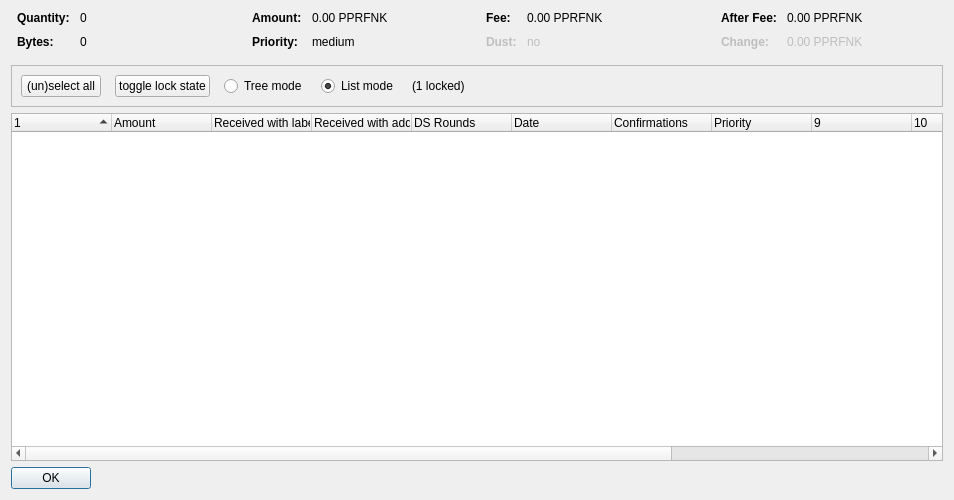
<?xml version="1.0" encoding="UTF-8"?>
<ui version="4.0">
 <class>CoinControlDialog</class>
 <widget class="QDialog" name="CoinControlDialog">
  <property name="geometry">
   <rect>
    <x>0</x>
    <y>0</y>
    <width>954</width>
    <height>500</height>
   </rect>
  </property>
  <property name="windowTitle">
   <string>Coin Selection</string>
  </property>
  <layout class="QVBoxLayout" name="verticalLayout">
   <item>
    <layout class="QHBoxLayout" name="horizontalLayoutTop" stretch="0,0,0,0">
     <property name="topMargin">
      <number>0</number>
     </property>
     <property name="bottomMargin">
      <number>10</number>
     </property>
     <item>
      <layout class="QFormLayout" name="formLayoutCoinControl1">
       <property name="horizontalSpacing">
        <number>10</number>
       </property>
       <property name="verticalSpacing">
        <number>10</number>
       </property>
       <property name="leftMargin">
        <number>6</number>
       </property>
       <property name="rightMargin">
        <number>6</number>
       </property>
       <item row="0" column="0">
        <widget class="QLabel" name="labelCoinControlQuantityText">
         <property name="font">
          <font>
           <weight>75</weight>
           <bold>true</bold>
          </font>
         </property>
         <property name="text">
          <string>Quantity:</string>
         </property>
        </widget>
       </item>
       <item row="0" column="1">
        <widget class="QLabel" name="labelCoinControlQuantity">
         <property name="cursor">
          <cursorShape>IBeamCursor</cursorShape>
         </property>
         <property name="contextMenuPolicy">
          <enum>Qt::ActionsContextMenu</enum>
         </property>
         <property name="text">
          <string notr="true">0</string>
         </property>
         <property name="textInteractionFlags">
          <set>Qt::LinksAccessibleByMouse|Qt::TextSelectableByKeyboard|Qt::TextSelectableByMouse</set>
         </property>
        </widget>
       </item>
       <item row="1" column="0">
        <widget class="QLabel" name="labelCoinControlBytesText">
         <property name="font">
          <font>
           <weight>75</weight>
           <bold>true</bold>
          </font>
         </property>
         <property name="text">
          <string>Bytes:</string>
         </property>
        </widget>
       </item>
       <item row="1" column="1">
        <widget class="QLabel" name="labelCoinControlBytes">
         <property name="cursor">
          <cursorShape>IBeamCursor</cursorShape>
         </property>
         <property name="contextMenuPolicy">
          <enum>Qt::ActionsContextMenu</enum>
         </property>
         <property name="text">
          <string notr="true">0</string>
         </property>
         <property name="textInteractionFlags">
          <set>Qt::LinksAccessibleByMouse|Qt::TextSelectableByKeyboard|Qt::TextSelectableByMouse</set>
         </property>
        </widget>
       </item>
      </layout>
     </item>
     <item>
      <layout class="QFormLayout" name="formLayoutCoinControl2">
       <property name="horizontalSpacing">
        <number>10</number>
       </property>
       <property name="verticalSpacing">
        <number>10</number>
       </property>
       <property name="leftMargin">
        <number>6</number>
       </property>
       <property name="rightMargin">
        <number>6</number>
       </property>
       <item row="0" column="0">
        <widget class="QLabel" name="labelCoinControlAmountText">
         <property name="font">
          <font>
           <weight>75</weight>
           <bold>true</bold>
          </font>
         </property>
         <property name="text">
          <string>Amount:</string>
         </property>
        </widget>
       </item>
       <item row="0" column="1">
        <widget class="QLabel" name="labelCoinControlAmount">
         <property name="cursor">
          <cursorShape>IBeamCursor</cursorShape>
         </property>
         <property name="contextMenuPolicy">
          <enum>Qt::ActionsContextMenu</enum>
         </property>
         <property name="text">
          <string notr="true">0.00 PPRFNK</string>
         </property>
         <property name="textInteractionFlags">
          <set>Qt::LinksAccessibleByMouse|Qt::TextSelectableByKeyboard|Qt::TextSelectableByMouse</set>
         </property>
        </widget>
       </item>
       <item row="1" column="0">
        <widget class="QLabel" name="labelCoinControlPriorityText">
         <property name="font">
          <font>
           <weight>75</weight>
           <bold>true</bold>
          </font>
         </property>
         <property name="text">
          <string>Priority:</string>
         </property>
        </widget>
       </item>
       <item row="1" column="1">
        <widget class="QLabel" name="labelCoinControlPriority">
         <property name="cursor">
          <cursorShape>IBeamCursor</cursorShape>
         </property>
         <property name="contextMenuPolicy">
          <enum>Qt::ActionsContextMenu</enum>
         </property>
         <property name="text">
          <string>medium</string>
         </property>
         <property name="textInteractionFlags">
          <set>Qt::LinksAccessibleByMouse|Qt::TextSelectableByKeyboard|Qt::TextSelectableByMouse</set>
         </property>
        </widget>
       </item>
      </layout>
     </item>
     <item>
      <layout class="QFormLayout" name="formLayoutCoinControl3">
       <property name="horizontalSpacing">
        <number>10</number>
       </property>
       <property name="verticalSpacing">
        <number>10</number>
       </property>
       <property name="leftMargin">
        <number>6</number>
       </property>
       <property name="rightMargin">
        <number>6</number>
       </property>
       <item row="0" column="0">
        <widget class="QLabel" name="labelCoinControlFeeText">
         <property name="font">
          <font>
           <weight>75</weight>
           <bold>true</bold>
          </font>
         </property>
         <property name="text">
          <string>Fee:</string>
         </property>
        </widget>
       </item>
       <item row="0" column="1">
        <widget class="QLabel" name="labelCoinControlFee">
         <property name="cursor">
          <cursorShape>IBeamCursor</cursorShape>
         </property>
         <property name="contextMenuPolicy">
          <enum>Qt::ActionsContextMenu</enum>
         </property>
         <property name="text">
          <string notr="true">0.00 PPRFNK</string>
         </property>
         <property name="textInteractionFlags">
          <set>Qt::LinksAccessibleByMouse|Qt::TextSelectableByKeyboard|Qt::TextSelectableByMouse</set>
         </property>
        </widget>
       </item>
       <item row="1" column="0">
        <widget class="QLabel" name="labelCoinControlLowOutputText">
         <property name="enabled">
          <bool>false</bool>
         </property>
         <property name="font">
          <font>
           <weight>75</weight>
           <bold>true</bold>
          </font>
         </property>
         <property name="text">
          <string>Dust:</string>
         </property>
        </widget>
       </item>
       <item row="1" column="1">
        <widget class="QLabel" name="labelCoinControlLowOutput">
         <property name="enabled">
          <bool>false</bool>
         </property>
         <property name="cursor">
          <cursorShape>IBeamCursor</cursorShape>
         </property>
         <property name="contextMenuPolicy">
          <enum>Qt::ActionsContextMenu</enum>
         </property>
         <property name="text">
          <string>no</string>
         </property>
         <property name="textInteractionFlags">
          <set>Qt::LinksAccessibleByMouse|Qt::TextSelectableByKeyboard|Qt::TextSelectableByMouse</set>
         </property>
        </widget>
       </item>
      </layout>
     </item>
     <item>
      <layout class="QFormLayout" name="formLayoutCoinControl4">
       <property name="horizontalSpacing">
        <number>10</number>
       </property>
       <property name="verticalSpacing">
        <number>10</number>
       </property>
       <property name="leftMargin">
        <number>6</number>
       </property>
       <property name="rightMargin">
        <number>6</number>
       </property>
       <item row="0" column="0">
        <widget class="QLabel" name="labelCoinControlAfterFeeText">
         <property name="font">
          <font>
           <weight>75</weight>
           <bold>true</bold>
          </font>
         </property>
         <property name="text">
          <string>After Fee:</string>
         </property>
        </widget>
       </item>
       <item row="0" column="1">
        <widget class="QLabel" name="labelCoinControlAfterFee">
         <property name="cursor">
          <cursorShape>IBeamCursor</cursorShape>
         </property>
         <property name="contextMenuPolicy">
          <enum>Qt::ActionsContextMenu</enum>
         </property>
         <property name="text">
          <string notr="true">0.00 PPRFNK</string>
         </property>
         <property name="textInteractionFlags">
          <set>Qt::LinksAccessibleByMouse|Qt::TextSelectableByKeyboard|Qt::TextSelectableByMouse</set>
         </property>
        </widget>
       </item>
       <item row="1" column="0">
        <widget class="QLabel" name="labelCoinControlChangeText">
         <property name="enabled">
          <bool>false</bool>
         </property>
         <property name="font">
          <font>
           <weight>75</weight>
           <bold>true</bold>
          </font>
         </property>
         <property name="text">
          <string>Change:</string>
         </property>
        </widget>
       </item>
       <item row="1" column="1">
        <widget class="QLabel" name="labelCoinControlChange">
         <property name="enabled">
          <bool>false</bool>
         </property>
         <property name="cursor">
          <cursorShape>IBeamCursor</cursorShape>
         </property>
         <property name="contextMenuPolicy">
          <enum>Qt::ActionsContextMenu</enum>
         </property>
         <property name="text">
          <string notr="true">0.00 PPRFNK</string>
         </property>
         <property name="textInteractionFlags">
          <set>Qt::LinksAccessibleByMouse|Qt::TextSelectableByKeyboard|Qt::TextSelectableByMouse</set>
         </property>
        </widget>
       </item>
      </layout>
     </item>
    </layout>
   </item>
   <item>
    <widget class="QFrame" name="frame">
     <property name="minimumSize">
      <size>
       <width>0</width>
       <height>40</height>
      </size>
     </property>
     <property name="frameShape">
      <enum>QFrame::StyledPanel</enum>
     </property>
     <property name="frameShadow">
      <enum>QFrame::Sunken</enum>
     </property>
     <layout class="QHBoxLayout" name="horizontalLayout">
      <item>
       <layout class="QHBoxLayout" name="horizontalLayoutPanel" stretch="0,0,0,0,0,0">
        <property name="spacing">
         <number>14</number>
        </property>
        <item>
         <widget class="QPushButton" name="pushButtonSelectAll">
          <property name="sizePolicy">
           <sizepolicy hsizetype="Maximum" vsizetype="Fixed">
            <horstretch>0</horstretch>
            <verstretch>0</verstretch>
           </sizepolicy>
          </property>
          <property name="text">
           <string>(un)select all</string>
          </property>
          <property name="autoDefault">
           <bool>false</bool>
          </property>
         </widget>
        </item>
        <item>
         <widget class="QPushButton" name="pushButtonToggleLock">
          <property name="sizePolicy">
           <sizepolicy hsizetype="Maximum" vsizetype="Fixed">
            <horstretch>0</horstretch>
            <verstretch>0</verstretch>
           </sizepolicy>
          </property>
          <property name="text">
           <string>toggle lock state</string>
          </property>
          <property name="autoDefault">
           <bool>false</bool>
          </property>
         </widget>
        </item>
        <item>
         <widget class="QRadioButton" name="radioTreeMode">
          <property name="sizePolicy">
           <sizepolicy hsizetype="Maximum" vsizetype="Fixed">
            <horstretch>0</horstretch>
            <verstretch>0</verstretch>
           </sizepolicy>
          </property>
          <property name="text">
           <string>Tree mode</string>
          </property>
         </widget>
        </item>
        <item>
         <widget class="QRadioButton" name="radioListMode">
          <property name="sizePolicy">
           <sizepolicy hsizetype="Maximum" vsizetype="Fixed">
            <horstretch>0</horstretch>
            <verstretch>0</verstretch>
           </sizepolicy>
          </property>
          <property name="text">
           <string>List mode</string>
          </property>
          <property name="checked">
           <bool>true</bool>
          </property>
         </widget>
        </item>
        <item>
         <widget class="QLabel" name="labelLocked">
          <property name="text">
           <string>(1 locked)</string>
          </property>
         </widget>
        </item>
        <item>
         <spacer name="horizontalSpacer">
          <property name="orientation">
           <enum>Qt::Horizontal</enum>
          </property>
          <property name="sizeHint" stdset="0">
           <size>
            <width>40</width>
            <height>20</height>
           </size>
          </property>
         </spacer>
        </item>
       </layout>
      </item>
     </layout>
    </widget>
   </item>
   <item>
    <widget class="CoinControlTreeWidget" name="treeWidget">
     <property name="contextMenuPolicy">
      <enum>Qt::CustomContextMenu</enum>
     </property>
     <property name="sortingEnabled">
      <bool>false</bool>
     </property>
     <property name="columnCount">
      <number>13</number>
     </property>
     <attribute name="headerShowSortIndicator" stdset="0">
      <bool>true</bool>
     </attribute>
     <attribute name="headerStretchLastSection">
      <bool>false</bool>
     </attribute>
     <column>
      <property name="text">
       <string/>
      </property>
     </column>
     <column>
      <property name="text">
       <string>Amount</string>
      </property>
     </column>
     <column>
      <property name="text">
       <string>Received with label</string>
      </property>
     </column>
     <column>
      <property name="text">
       <string>Received with address</string>
      </property>
     </column>
     <column>
      <property name="text">
       <string>DS Rounds</string>
      </property>
     </column>
     <column>
      <property name="text">
       <string>Date</string>
      </property>
     </column>
     <column>
      <property name="text">
       <string>Confirmations</string>
      </property>
      <property name="toolTip">
       <string>Confirmed</string>
      </property>
     </column>
     <column>
      <property name="text">
       <string>Priority</string>
      </property>
     </column>
     <column>
      <property name="text">
       <string/>
      </property>
     </column>
     <column>
      <property name="text">
       <string/>
      </property>
     </column>
     <column>
      <property name="text">
       <string/>
      </property>
     </column>
     <column>
      <property name="text">
       <string/>
      </property>
     </column>
     <column>
      <property name="text">
       <string/>
      </property>
     </column>
    </widget>
   </item>
   <item>
    <widget class="QDialogButtonBox" name="buttonBox">
     <property name="sizePolicy">
      <sizepolicy hsizetype="Maximum" vsizetype="Fixed">
       <horstretch>0</horstretch>
       <verstretch>0</verstretch>
      </sizepolicy>
     </property>
     <property name="orientation">
      <enum>Qt::Horizontal</enum>
     </property>
     <property name="standardButtons">
      <set>QDialogButtonBox::Ok</set>
     </property>
    </widget>
   </item>
  </layout>
 </widget>
 <customwidgets>
  <customwidget>
   <class>CoinControlTreeWidget</class>
   <extends>QTreeWidget</extends>
   <header>coincontroltreewidget.h</header>
  </customwidget>
 </customwidgets>
 <resources/>
 <connections/>
</ui>
